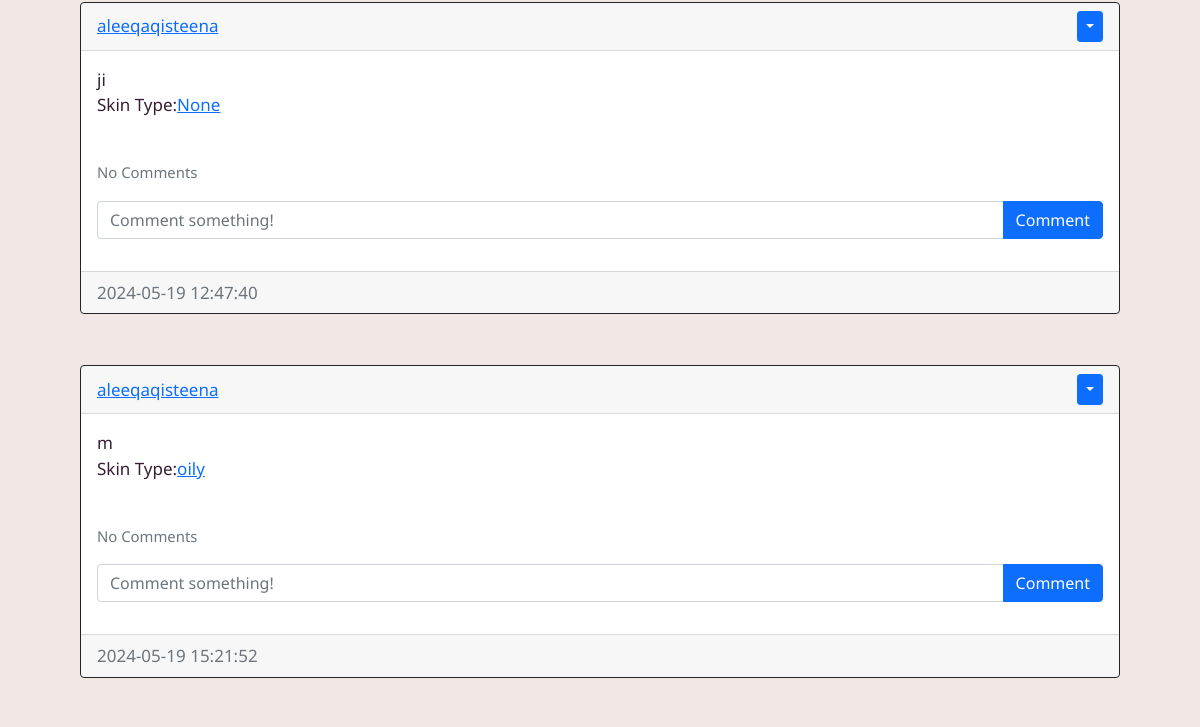
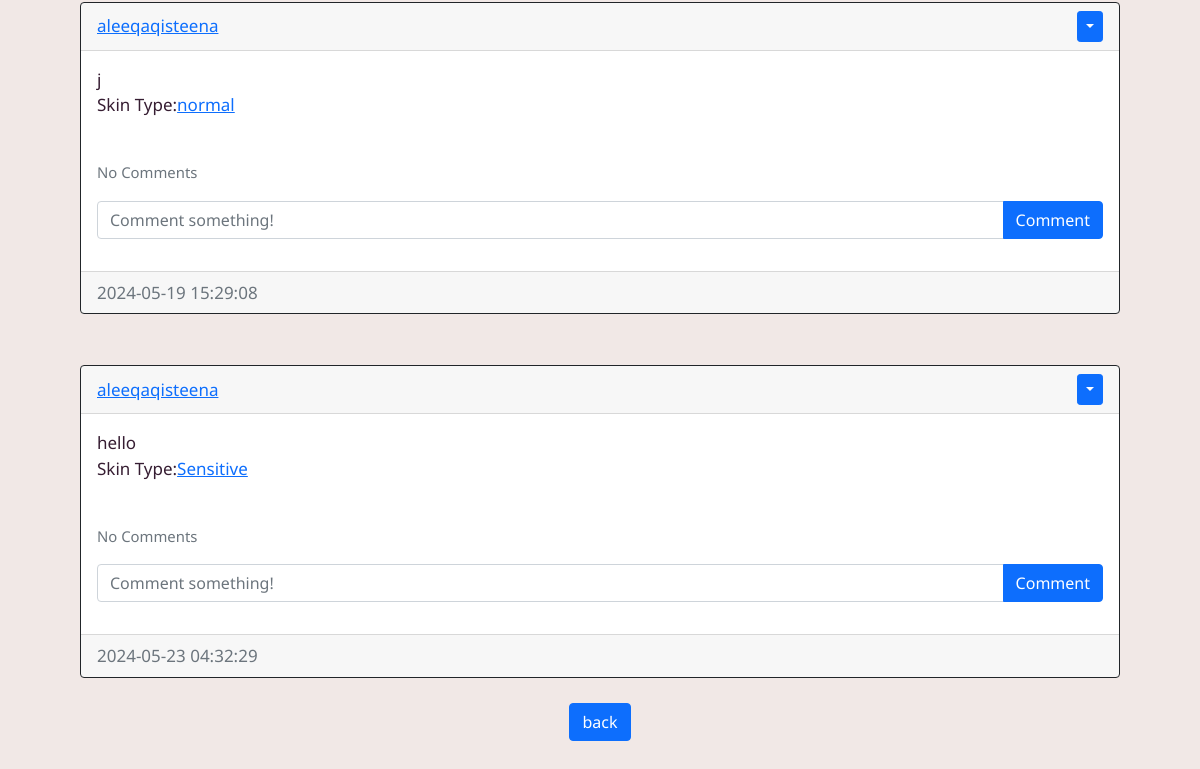
Before: /posts/aleeqaqisteena (signed in, lower part) with the older database file (2 pictures, top to bottom).
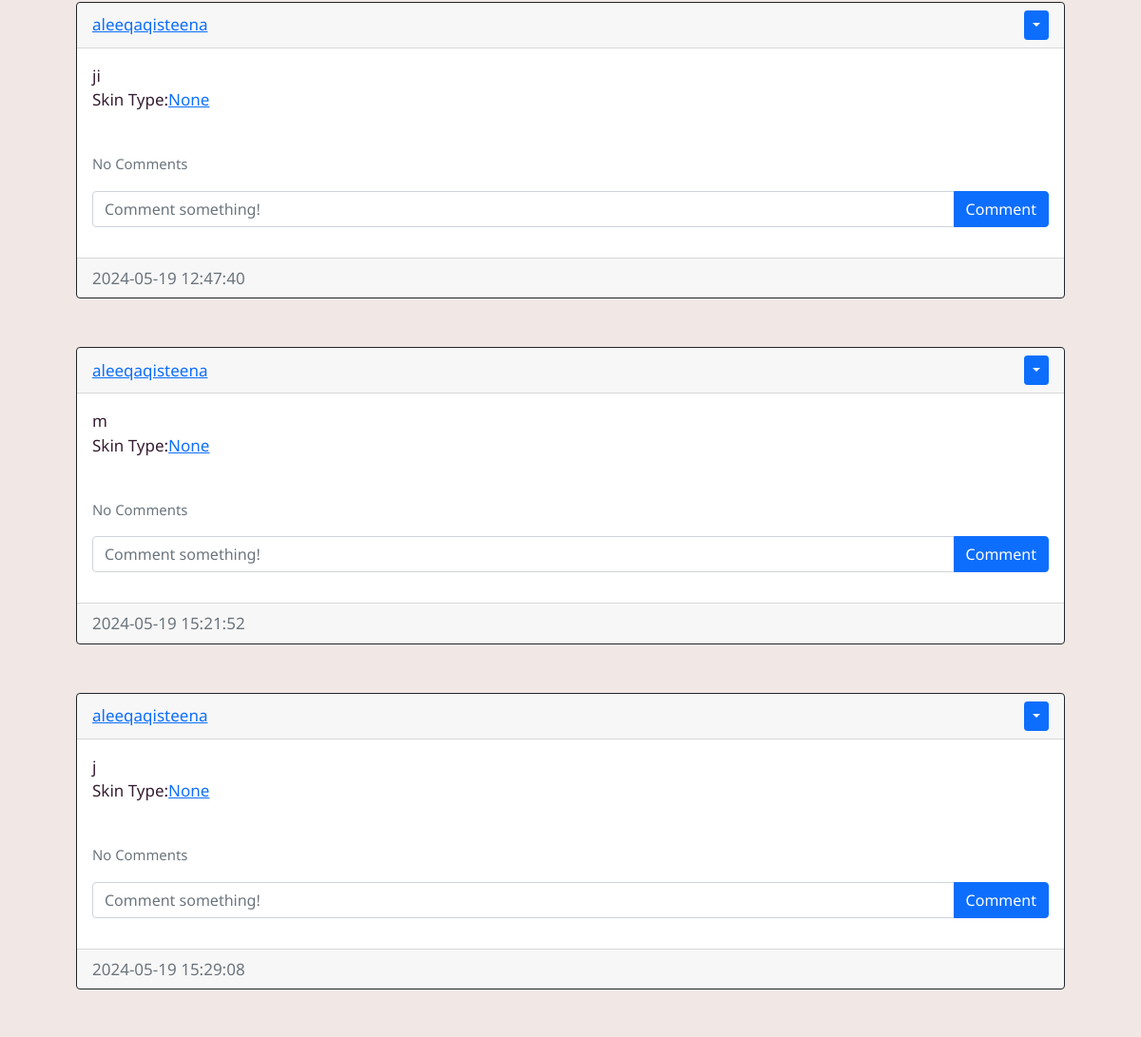
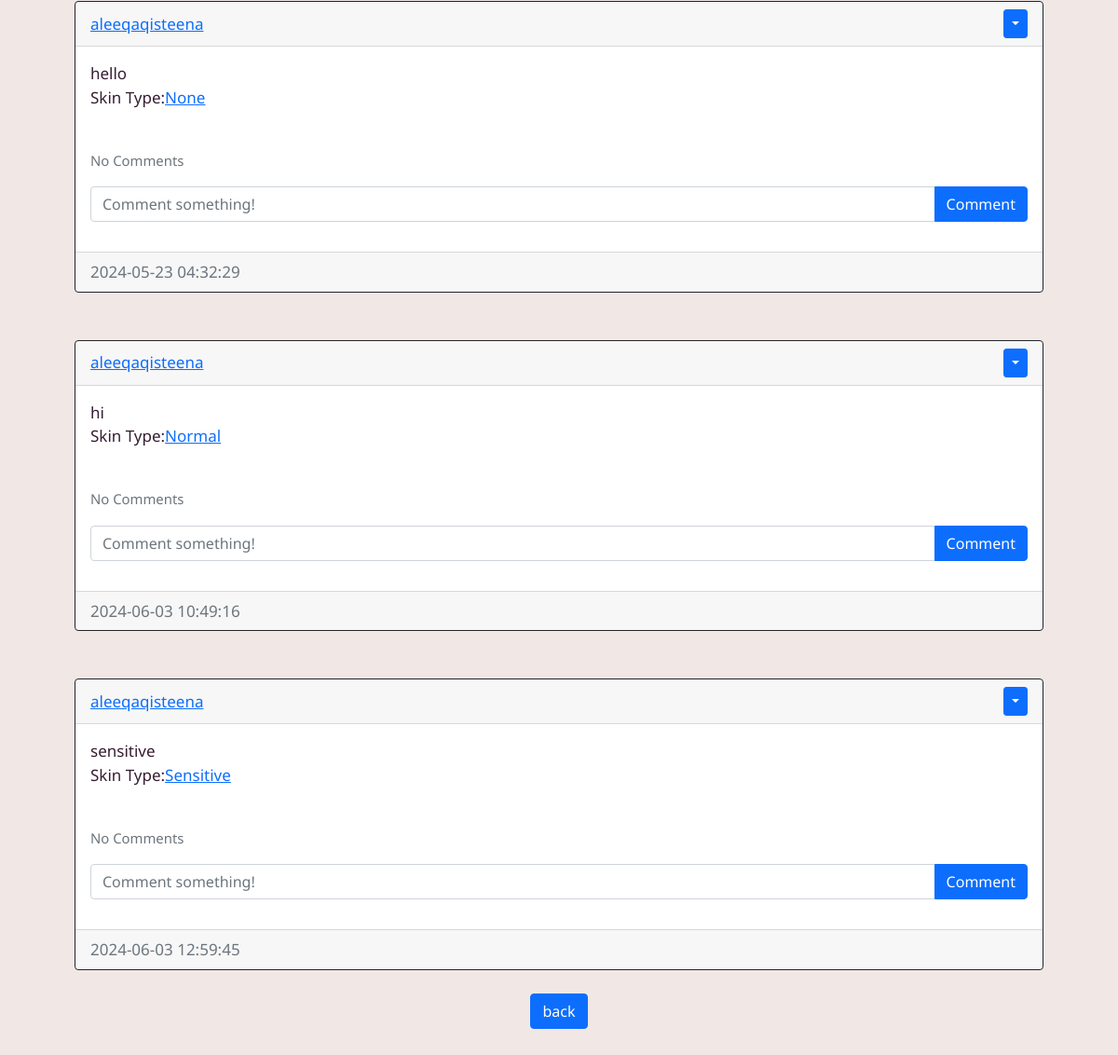
After: the same page with the newer database file (2 pictures, top to bottom).
### website/models.py (models this page shows)
class Post(db.Model):
    id = db.Column(db.Integer, primary_key=True)
    text = db.Column(db.Text, nullable=False)
    date_created = db.Column(db.DateTime(timezone=True), default=func.now())
    author = db.Column(db.Integer, db.ForeignKey('user.id', ondelete="CASCADE"), nullable=False)
    comments = db.relationship('Comment', backref='post', passive_deletes=True)
    skintype = db.Column(db.String(20), nullable=False)

class User(db.Model, UserMixin):
    id = db.Column(db.Integer, primary_key=True)
    email = db.Column(db.String(150), unique=True)
    username = db.Column(db.String(150), unique=True)
    password = db.Column(db.String(150))
    date_created = db.Column(db.DateTime(timezone=True), default=func.now())
    posts = db.relationship('Post', backref='user', passive_deletes=True)
    feedbacks = db.relationship('Feedback', backref='author', passive_deletes=True)
    comments = db.relationship('Comment', backref='user', passive_deletes=True)
    skintype = db.Column(db.String(20), nullable=False)

### website/views.py (the view)
@views.route("/posts/<username>")
@login_required
def posts(username) :
    user = User.query.filter_by(username=username).first()
    if not user :
        flash ("User is not exist.", category="error")
        return redirect(url_for('views.blog'))
    posts = Post.query.filter_by(author=user.id).all()
    return render_template("posts.html", user=current_user, posts=posts, username=username)

### website/__init__.py (called while the page is built)
def create_app():
    app = Flask(__name__)
    app.config['SECRET_KEY'] = "helloworld"
    app.config['SQLALCHEMY_TRACK_MODIFICATIONS'] = False
    app.config['SQLALCHEMY_DATABASE_URI'] = f'sqlite:///{DB_NAME}'
    app.config['UPLOAD_FOLDER'] = 'C:\\Users\\HP\\Documents\\Mini It Project\\EtherealGlow\\website\\static\\uploads'
    db.init_app(app)
    migrate.init_app(app, db)
    bcrypt.init_app(app)
    from website.views import views
    from website.auth import auth
    app.register_blueprint(views, url_prefix="/")
    app.register_blueprint(auth, url_prefix="/")
    from website.models import User, Post, Feedback, Comment, Product
    create_database(app)
    login_manager = LoginManager()
    login_manager.login_view = "auth.login"
    login_manager.init_app(app)
    @login_manager.user_loader
    def load_user(id):
        return User.query.get(int(id))
    return app

### website/templates/posts.html (shortened to what this page needs)
{% extends "posts_div.html" %}
{% block footer %}
<div align="center">
    <a href="/Blog"><button type="button" class="btn btn-primary btn">back</button></a>
</div>
{% endblock %}

### website/templates/posts_div.html (shortened to what this page needs)
{% extends "base.html" %}
{% block content%}
    <div id="posts">
      {% for post in posts %}
      <br />
      <div class="card border-dark">
        <div class="card-header d-flex justify-content-between align-items-center">
          <a href="/posts/{{post.user.username}}">{{post.user.username}}</a>
          {% if user.id == post.author %}
          <div class="btn-group">
            <button
              type="button"
              class="btn btn-sm btn-primary dropdown-toggle"
              data-bs-toggle="dropdown"
            ></button>
          </div>
          {% endif %}
        </div>
        <div class="card-body">
          <div class="card-text">{{post.text}}</div>
          <p>Skin Type:<a href="/share/{{post.skintype}}">{{post.skintype}}</a></p>
          <br />
          <p class="card-text">
            {% if post.comments|length > 0 %}
            <a data-bs-toggle="collapse" href="#comments-{{post.id}}" role="button">
              <small>View {{post.comments|length}} Comments</small>
            </a>
            {% else %}
            <small class="text-muted">No Comments</small>
            {% endif %}
          </p>
          <form
            class="input-group mb-3"
            method="POST"
            action="/create-comment/{{post.id}}"
          >
            <input
              type="text"
              id="text"
              name="text"
              class="form-control"
              placeholder="Comment something!"
            />
            <button type="submit" class="btn btn-primary">Comment</button>
          </form>
        </div>
        <div class="card-footer text-muted">{{post.date_created}}</div>
      </div>
      <br /> {% endfor %}
    </div>
    {% block footer %}{% endblock %} {% endblock %}

Changed rows visible on the page:
changed Post (number 2 of 6 on the later page): skintype "oily" → "None"
changed Post (number 3 of 6 on the later page): skintype "normal" → "None"
changed Post "hello": skintype "Sensitive" → "None"
added Post: user.username "aleeqaqisteena", text "hi", skintype "Normal", date_created "2024-06-03 10:49:16"
added Post: user.username "aleeqaqisteena", text "sensitive", skintype "Sensitive", date_created "2024-06-03 12:59:45"
